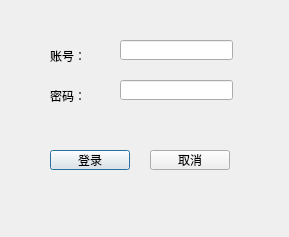
<?xml version="1.0" encoding="UTF-8"?>
<ui version="4.0">
 <class>LoginDlg</class>
 <widget class="QDialog" name="LoginDlg">
  <property name="geometry">
   <rect>
    <x>0</x>
    <y>0</y>
    <width>289</width>
    <height>237</height>
   </rect>
  </property>
  <property name="windowTitle">
   <string>Dialog</string>
  </property>
  <widget class="QLabel" name="label">
   <property name="geometry">
    <rect>
     <x>50</x>
     <y>50</y>
     <width>54</width>
     <height>12</height>
    </rect>
   </property>
   <property name="text">
    <string>账号：</string>
   </property>
  </widget>
  <widget class="QLabel" name="label_2">
   <property name="geometry">
    <rect>
     <x>50</x>
     <y>90</y>
     <width>54</width>
     <height>12</height>
    </rect>
   </property>
   <property name="text">
    <string>密码：</string>
   </property>
  </widget>
  <widget class="QLineEdit" name="EditUser">
   <property name="geometry">
    <rect>
     <x>120</x>
     <y>40</y>
     <width>113</width>
     <height>20</height>
    </rect>
   </property>
  </widget>
  <widget class="QLineEdit" name="editPswd">
   <property name="geometry">
    <rect>
     <x>120</x>
     <y>80</y>
     <width>113</width>
     <height>20</height>
    </rect>
   </property>
  </widget>
  <widget class="QPushButton" name="btnLogin">
   <property name="geometry">
    <rect>
     <x>50</x>
     <y>150</y>
     <width>80</width>
     <height>20</height>
    </rect>
   </property>
   <property name="text">
    <string>登录</string>
   </property>
  </widget>
  <widget class="QPushButton" name="btnCancle">
   <property name="geometry">
    <rect>
     <x>150</x>
     <y>150</y>
     <width>80</width>
     <height>20</height>
    </rect>
   </property>
   <property name="text">
    <string>取消</string>
   </property>
  </widget>
 </widget>
 <resources/>
 <connections/>
</ui>
